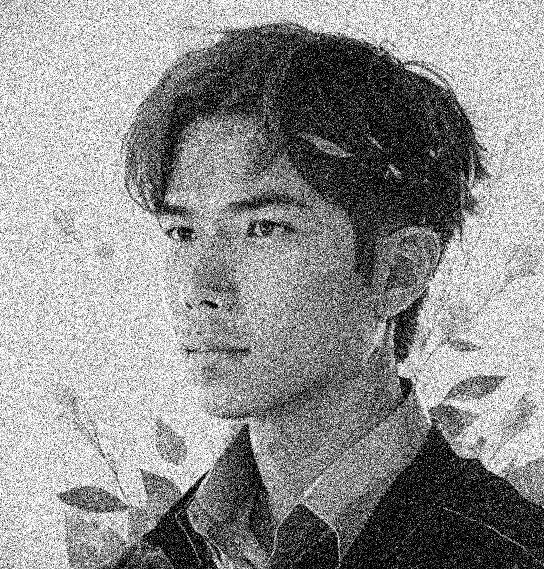
#> input picture 21120542_21120582/CodeUngDung2/noise_picture.jpg, 544 x 569 px
$ python code.py
#> lines starting #> are read from the running program, lines starting #| are printed output that depends on the picture
#> the answer given: noise_picture.jpg
import matplotlib.pyplot as plt
from skimage import io, img_as_ubyte,img_as_float32
from sklearn import decomposition
from skimage.util import random_noise
import os

def read_image(image_path):
    try:
        input_image =  io.imread(image_path, as_gray=True)
#> input_image is the input picture: shape (569, 544); min 0, max 255, mean 144.9
        return input_image
    except (FileNotFoundError, IOError) as e:
        raise Exception("Lỗi không thể đọc file:",str(e))

#=============== I. NHỮNG HÀM XỬ LÝ VỚI NOISE IMAGE (ẢNH NHIỄU) ==============================================
#1.1 Hàm tạo noise_image
def create_noise_image(input_image):
    #Thêm nhiễu vào input_image (ảnh gốc đọc vào)
    noise_image = random_noise(input_image, mode='gaussian', var=0.05)
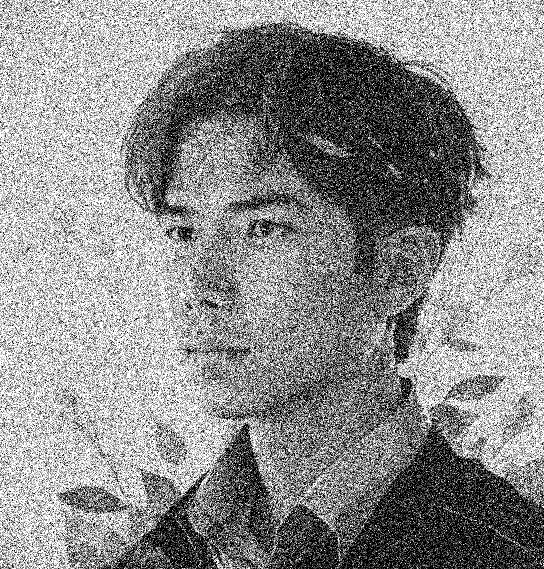
#> noise_image: shape (569, 544) float64; min 0, max 1, mean 0.56
    return noise_image

#1.2 Hàm lưu noise_image
def save_noise_image(noise_image, noise_pic_path):
    # Chuyển đổi về định dạng uint8
    noise_image = img_as_ubyte(noise_image)

    # Lưu ảnh noise (màu của ảnh là gray)
    io.imsave(noise_pic_path, noise_image)

    #In thông báo:
    print('Đã lưu noise_image tại ', noise_pic_path)

#=============== II. NHỮNG HÀM XỬ LÝ VỚI PCA_RECONS_IMAGE (ẢNH TÁI TẠO LẠI SAU KHI SỬ DỤNG PCA) ===============
#2.1 Hàm tạo pca_recons_image
def create_pca_recons_image(noise_image):
    #Áp dụng PCA với số thành phần chính = 50
    pca = decomposition.PCA(n_components= 50)

    #Khớp lại dữ liệu
    pca.fit(noise_image)
    pcaFace = pca.transform(noise_image)
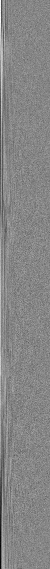
#> pcaFace: shape (569, 50) float64; min -6.31, max 5.68, mean -1.36e-16; drawn with min black and max white
    pca_recons_image = pca.inverse_transform(pcaFace)
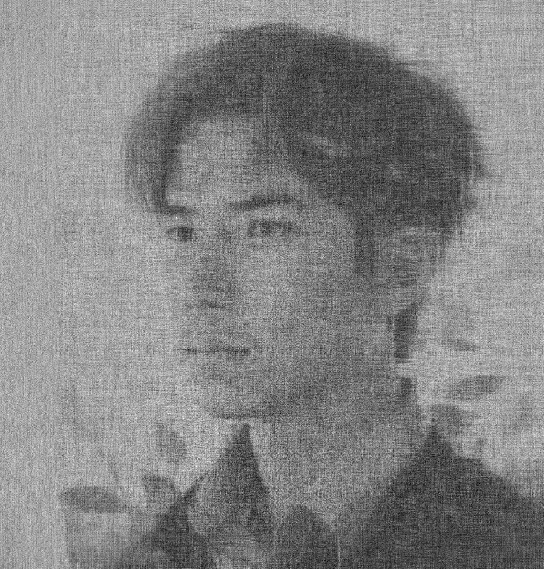
#> pca_recons_image: shape (569, 544) float64; min -0.324, max 1.37, mean 0.56; drawn with min black and max white

    return pca_recons_image

#2.2 Hàm lưu pca_recons_image
def save_pca_recons_image(pca_recons_image, pca_pic_path):
    # Chuẩn hóa giá trị của image_recons về trong đoạn [0,1] ([black,white]). Phải chuẩn hóa thì mới lưu ảnh được
    pca_recons_image = img_as_float32(pca_recons_image)
    pca_recons_image = (pca_recons_image - pca_recons_image.min()) / (pca_recons_image.max() - pca_recons_image.min())

    # Chuyển đổi về định dạng uint8
    pca_recons_image = img_as_ubyte(pca_recons_image)

    #Lưu ảnh PCA (màu của ảnh là gray)
    io.imsave(pca_pic_path, pca_recons_image)

    #In thông báo
    print('Đã lưu pca_recons_image tại ', pca_pic_path)

#===================================================== HÀM MAIN ===============================================

if __name__ == "__main__":
    # Xóa màn hình trước đó, để khi xuất các dòng xử lý của chương trình ra sẽ dễ nhìn hơn
    os.system("cls")

    # Lấy đường dẫn thư mục đang làm việc
    file_path=os.path.dirname(__file__)

    # Nhập vào tên file ảnh (vd: input_picture1.jpg)
    image_name = str(input('Hãy nhập vào tên file ảnh: '))

    # Lấy đường dẫn file ảnh input
    image_path = file_path.replace("\\",'/') + '/' + image_name

    # Đọc ảnh từ file:
    try:
        input_image = read_image(image_path)
    except Exception as e:
        print(str(e))
        print ('== Kết thúc chương trình ==')
        exit(1)
    print('Đọc file thành công')
    print('******************************************************************************************')

    #Tạo ảnh noise_image (ảnh nhiễu)
    noise_image = create_noise_image(input_image)

    # Khai báo đường dẫn file ảnh noise
    noise_pic_path = file_path.replace("\\",'/') + '/noise_picture.jpg'

    # Lưu ảnh noise_image
    save_noise_image(noise_image, noise_pic_path)

    print('******************************************************************************************')

    #Tạo ảnh pca_recons_image (ảnh tái tạo lại sau khi sử dụng pca)
    pca_recons_image = create_pca_recons_image(noise_image)

    # Khai báo đường dẫn file ảnh PCA
    pca_pic_path =  file_path.replace("\\",'/') + '/pca_picture.jpg'

    # Lưu ảnh pca_recons_image
    save_pca_recons_image(pca_recons_image, pca_pic_path)

    print('******************************************************************************************')

    #== (Trong trường hợp thầy muốn xem luôn mà ko cần mở các file được lưu) ==
    # Hiển thị các ảnh lên màn hình, màu của các ảnh đều là gray
    '''fig, axes = plt.subplots(1, 3, figsize=(15, 6))

    axes[0].imshow(input_image, cmap='gray')
    axes[0].set_title('input_picture')
    axes[0].axis('off')

    axes[1].imshow(noise_image, cmap='gray')
    axes[1].set_title('noise_picture')
    axes[1].axis('off')

    axes[2].imshow(pca_recons_image, cmap='gray')
    axes[2].set_title('pca_picture')
    axes[2].axis('off')

    plt.tight_layout()
    plt.show()'''
    print ('== Kết thúc chương trình ==')
